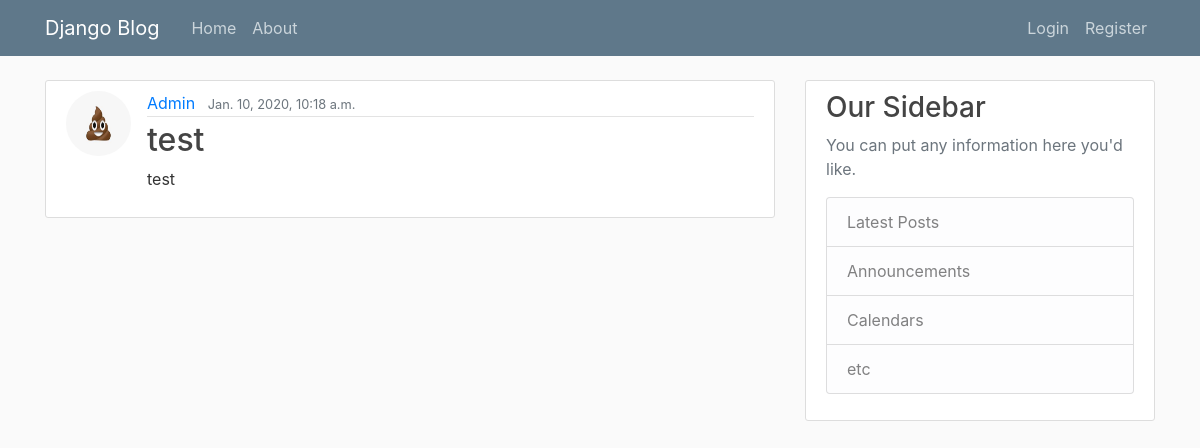
Page /post/25/ on the committed database.
### blog/models.py (models this page shows, shortened)
class Post(models.Model):
    title = models.CharField(max_length=100)
    content = models.TextField()
    date_posted = models.DateTimeField(default=timezone.now)
    author = models.ForeignKey(User, on_delete=models.CASCADE)

### users/models.py (models this page shows, shortened)
class Profile(models.Model):
    user = models.OneToOneField(User, on_delete=models.CASCADE)
    image = models.ImageField(default='default.jpg', upload_to='profile_pics')

### blog/views.py (the view)
# urls.py: path('post/<int:pk>/', PostDetailView.as_view(), name='post-detail'),
class PostDetailView(DetailView):
    model = Post

### blog/templates/blog/post_detail.html (shortened to what this page needs)
{% extends "blog/base.html" %}
{% block content %}
<article class="media content-section">
    <img src="{{ object.author.profile.image.url }}" class="rounded-circle article-img">
    <div class="media-body">
        <div class="article-metadata">
            <a class="mr-2" href="{% url 'user-posts' object.author.username %}">{{ object.author }}</a>
            <small class="text-muted">{{ object.date_posted }}</small>
        </div>
        <h2>{{ object.title }}</h2>
        <p class="article-content">{{ object.content }}</p>
    </div>
</article>
{% endblock %}

### blog/static/blog/main.css (style rules this page uses)
body { background: #fafafa; color: #333333; margin-top: 5rem; }
h1, h2, h3, h4, h5, h6 { color: #444444; }
.content-section { background: #ffffff; padding: 10px 20px; border: 1px solid #dddddd; border-radius: 3px; margin-bottom: 20px; }
.article-content { white-space: pre-line; }
.article-img { height: 65px; width: 65px; margin-right: 16px; }
.article-metadata { padding-bottom: 1px; margin-bottom: 4px; border-bottom: 1px solid #e3e3e3 }

### rows in the picture
Post: author.profile.image (placeholder picture), author "Admin", date_posted "Jan. 10, 2020, 10:18 a.m.", title "test", content "test"
